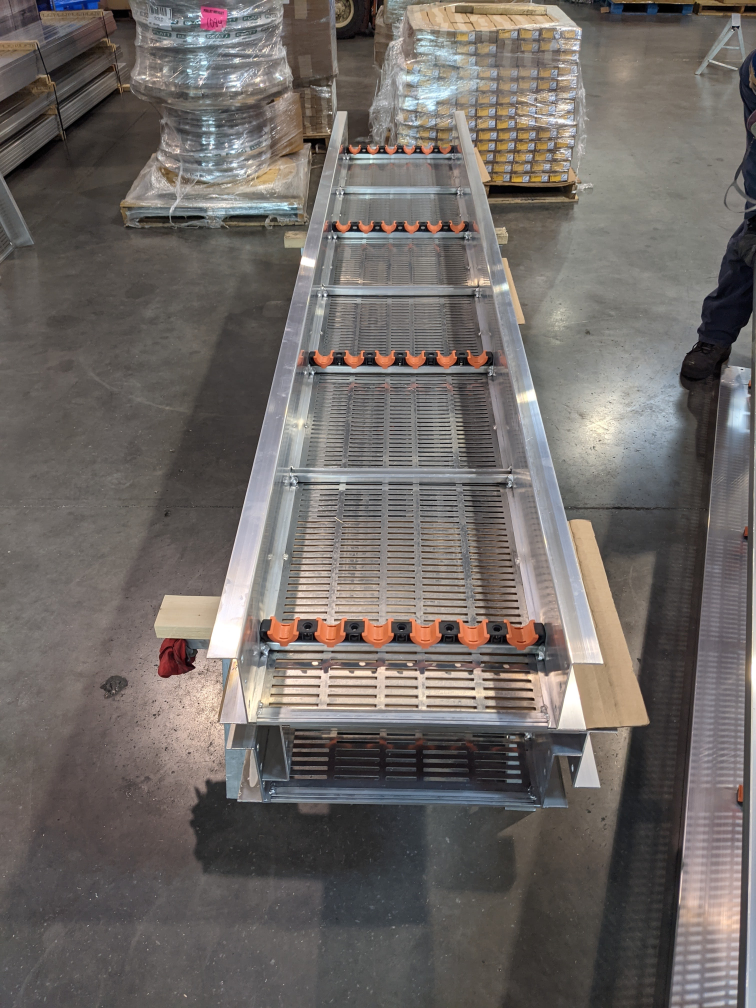
#> input picture 5.jpg, 3024 x 4032 px (shown at 1/4 size)
$ python opencv_basic_transformations.py
#> lines starting #> are read from the running program, lines starting #| are printed output that depends on the picture
import cv2 as cv
import numpy as np
img = cv.imread('5.jpg')
#> img is the input picture: shape (4032, 3024, 3); mean B, G, R 101.4, 104.8, 110.6
img = cv.resize(img, (1000,1000), interpolation= cv.INTER_AREA)
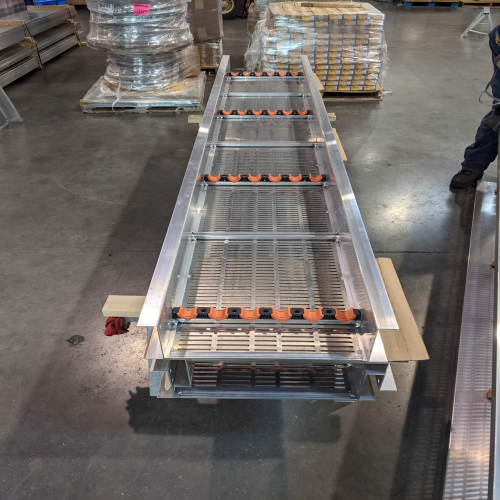
#> img: shape (1000, 1000, 3) (shown at 1/2 size); mean B, G, R 101.4, 104.8, 110.6
# Translations :
def translate(img, x, y):
    transMAT = np.float32([[1,0,x], [0,1,y]])
    dims = (img.shape[1], img.shape[0])
    return cv.warpAffine(img, transMAT, dims)

# rotated
def rotate(img, angle, rotpoint= None):
    (h, w) = img.shape[:2]
    if rotpoint == None:
        rotpoint =(w//2, h//2)
    rotmat = cv.getRotationMatrix2D(rotpoint, angle, scale= 1.0)
    dims= (w, h)
    return cv.warpAffine(img, rotmat, dims)
# flipping
flip = cv.flip(img , 1)
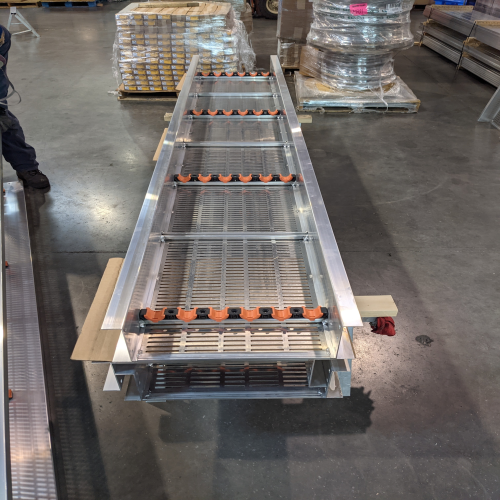
#> flip: shape (1000, 1000, 3) (shown at 1/2 size); mean B, G, R 101.4, 104.8, 110.6
cv.imshow('vertical flip', flip)
cv.imshow('original', img)
# cv.imshow('translated', translate(img, 100,100))
# cv.imshow('rotated', rotate(img,60))
# cv.waitKey(0)
if cv.waitKey(0) & 0xFF == 27:
#> (key Esc is pressed here)
    cv.destroyAllWindows()

$ run again, with 1.jpg copied over 5.jpg
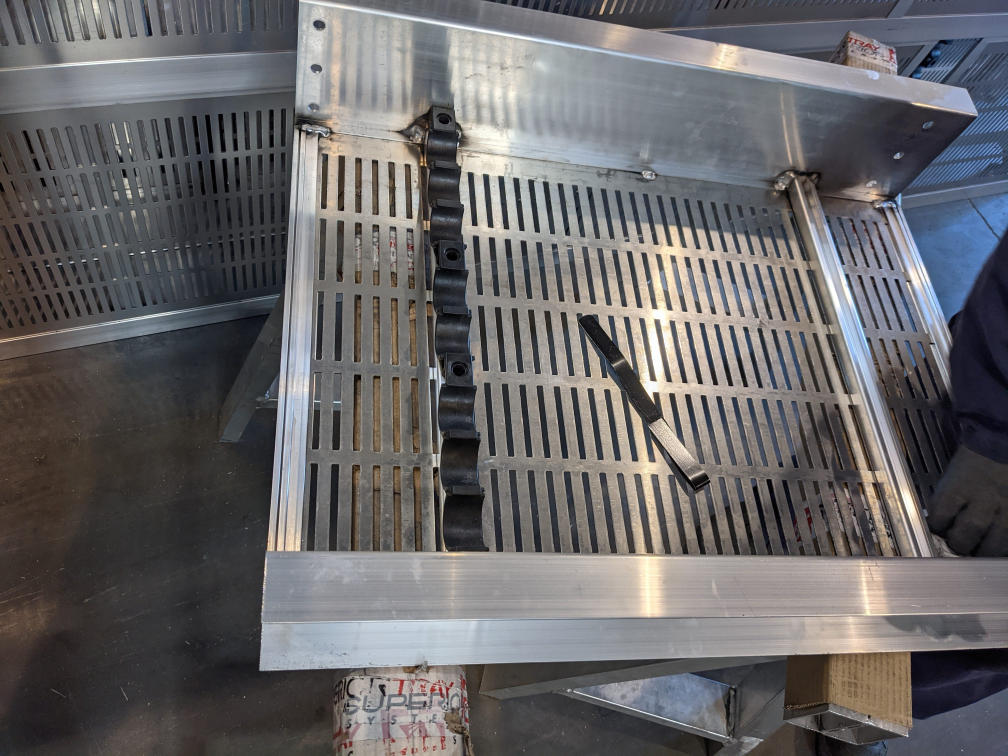
#> input picture 1.jpg, 4032 x 3024 px (shown at 1/4 size)
#> img is the input picture: shape (3024, 4032, 3); mean B, G, R 104.1, 102.6, 104.2
#> `img = cv.resize(img, (1000,1000), interpolation= cv.INTER_AREA)`:
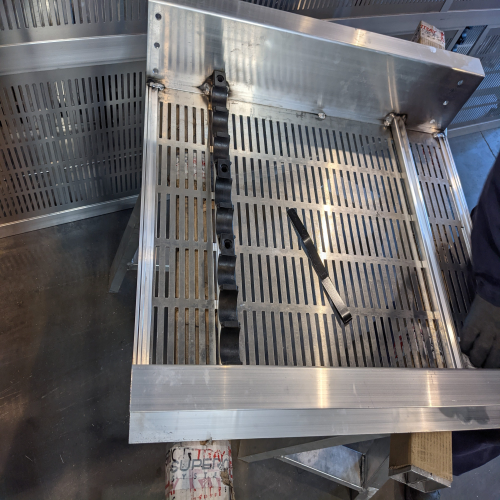
#> img: shape (1000, 1000, 3) (shown at 1/2 size); mean B, G, R 104.1, 102.6, 104.2
#> `flip = cv.flip(img , 1)`:
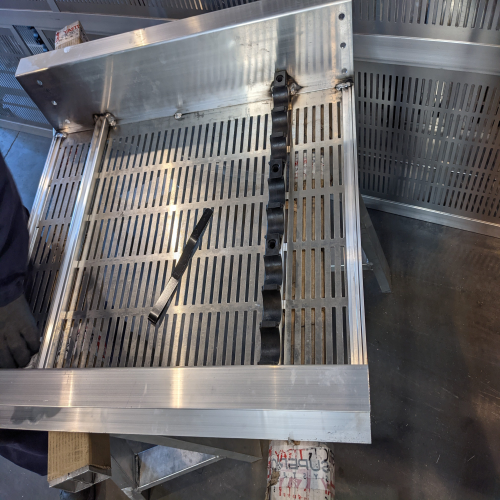
#> flip: shape (1000, 1000, 3) (shown at 1/2 size); mean B, G, R 104.1, 102.6, 104.2

$ run again, with 2.jpg copied over 5.jpg
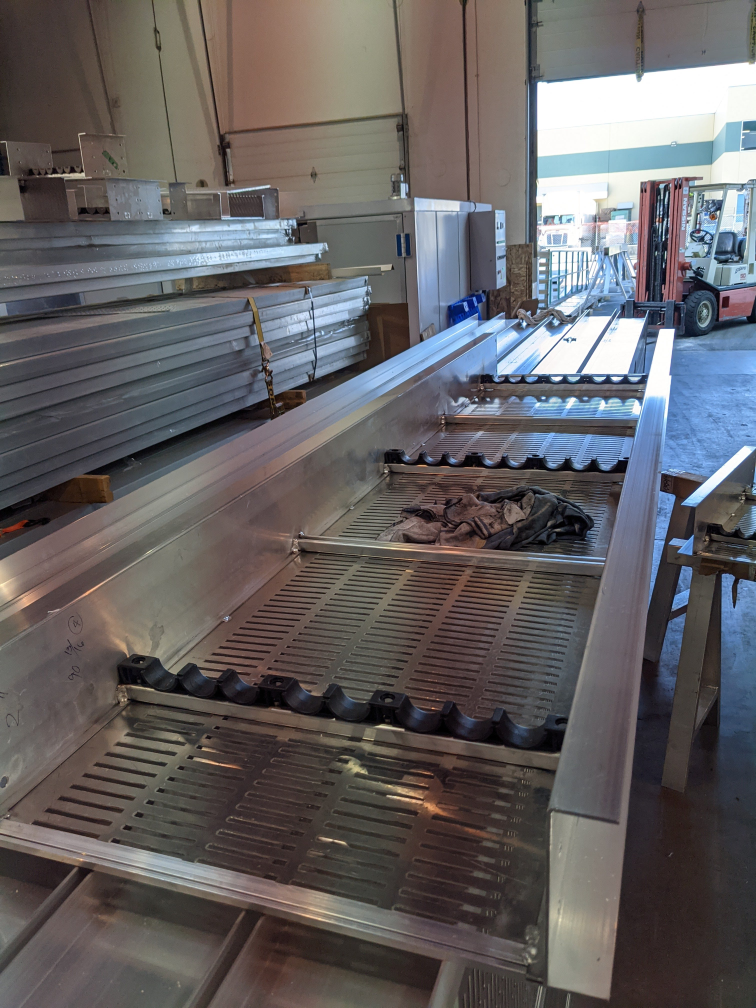
#> input picture 2.jpg, 3024 x 4032 px (shown at 1/4 size)
#> img is the input picture: shape (4032, 3024, 3); mean B, G, R 98.3, 97, 100.1
#> `img = cv.resize(img, (1000,1000), interpolation= cv.INTER_AREA)`:
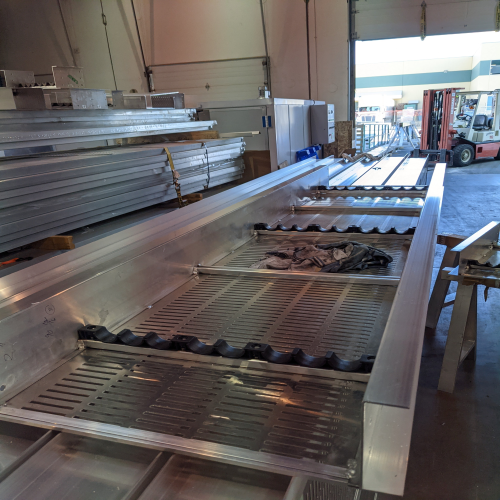
#> img: shape (1000, 1000, 3) (shown at 1/2 size); mean B, G, R 98.3, 97, 100.1
#> `flip = cv.flip(img , 1)`:
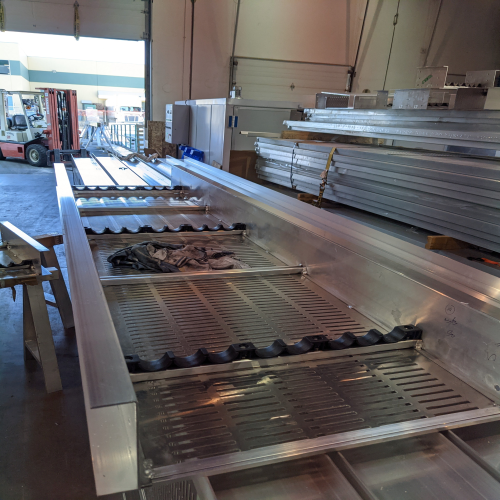
#> flip: shape (1000, 1000, 3) (shown at 1/2 size); mean B, G, R 98.3, 97, 100.1

$ run again, with 3.jpg copied over 5.jpg
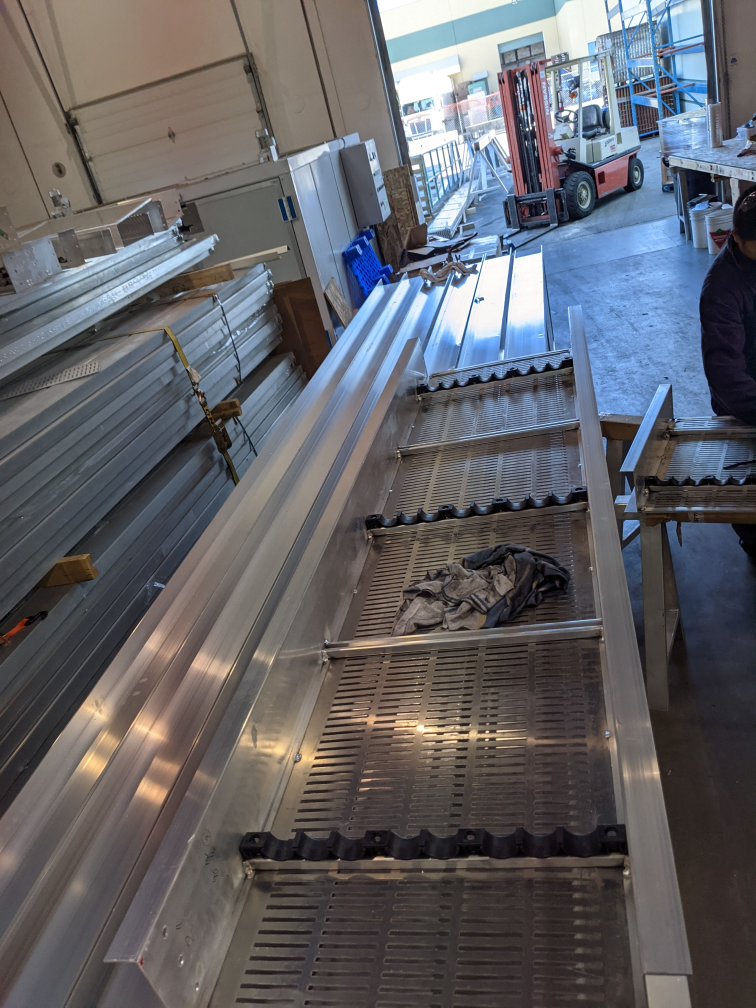
#> input picture 3.jpg, 3024 x 4032 px (shown at 1/4 size)
#> img is the input picture: shape (4032, 3024, 3); mean B, G, R 102.6, 97.9, 98.1
#> `img = cv.resize(img, (1000,1000), interpolation= cv.INTER_AREA)`:
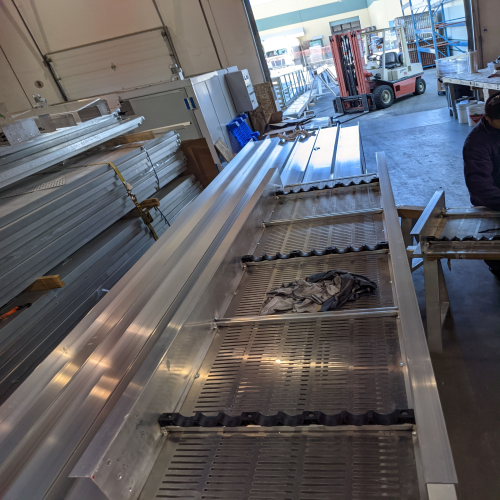
#> img: shape (1000, 1000, 3) (shown at 1/2 size); mean B, G, R 102.6, 97.9, 98.1
#> `flip = cv.flip(img , 1)`:
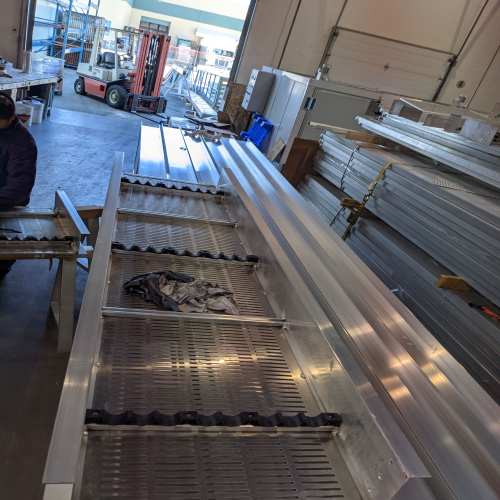
#> flip: shape (1000, 1000, 3) (shown at 1/2 size); mean B, G, R 102.6, 97.9, 98.1
